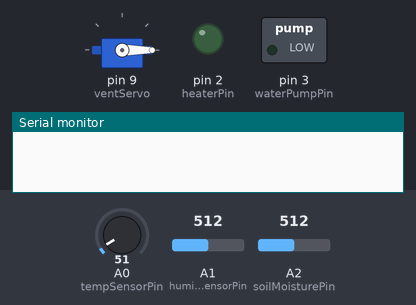
A sketch run on a simulated Arduino Uno, built with avr-gcc and run on an emulated ATmega328P. On the bench: servo, switched loads named in the sketch (green lamp = pin HIGH), output pins drawn as LEDs (lit = HIGH), the last lines printed to the serial monitor. The test bench sets the inputs (shaded band); at power-on: A0 (tempSensorPin) = 51, A2 (soilMoisturePin) = 512, A1 (humiditySensorPin) = 512.

Above: at 1.8 s.
1.9 s: A0 (tempSensorPin) set to 57
3.4 s: A0 (tempSensorPin) set to 65
At 4.7 s:
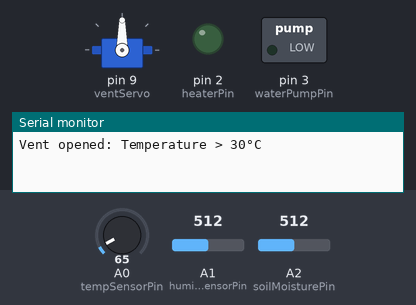
5.5 s: A2 (soilMoisturePin) set to 325
7.2 s: A2 (soilMoisturePin) set to 288
At 9.3 s:
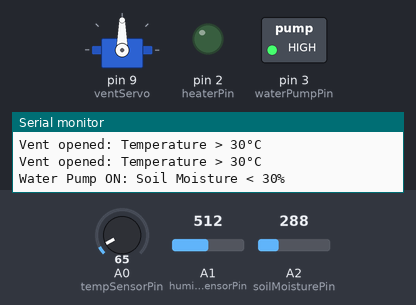
Timing chart, 0 to 10.5 s (numbered marks = the images above; inputs shaded):
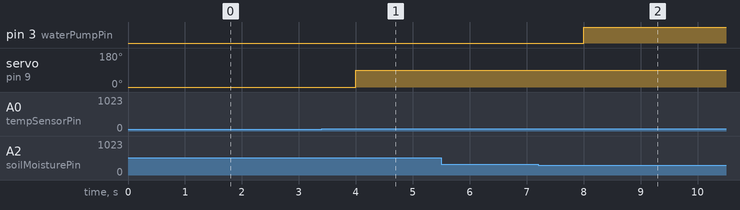

The sketch:

sketch.ino
```cpp
#include <Servo.h>  // مكتبة محرك السيرفو

// تعريف الثوابت للعتبات
const int TEMP_THRESHOLD_HIGH = 30;  // الحد الأعلى لدرجة الحرارة
const int TEMP_THRESHOLD_LOW = 20;   // الحد الأدنى لدرجة الحرارة
const int HUMIDITY_THRESHOLD = 512;  // عتبة الرطوبة (افتراض أن 512 تمثل 50%)
const int SOIL_MOISTURE_THRESHOLD = 307;  // عتبة رطوبة التربة (افتراض أن 307 تمثل 30%)

const int WATER_PUMP_DURATION = 10000;  // مدة تشغيل مضخة المياه بالميلي ثانية

// تعريف المستشعرات والمكونات
Servo ventServo;    // محرك السيرفو لفتح الفتحة
int tempSensorPin = A0; // مستشعر درجة الحرارة (مثال: LM35)
int humiditySensorPin = A1; // مستشعر الرطوبة
int soilMoisturePin = A2; // مستشعر رطوبة التربة
int heaterPin = 2;  // السخان
int waterPumpPin = 3; // مضخة المياه

void setup() {
  Serial.begin(9600); // تهيئة الشاشة التسلسلية
  ventServo.attach(9); // توصيل محرك السيرفو بالمنفذ 9
  pinMode(heaterPin, OUTPUT); // إعداد السخان كخرج
  pinMode(waterPumpPin, OUTPUT); // إعداد المضخة كخرج
  ventServo.write(0); // إغلاق الفتحة في البداية
}

void loop() {
  // قراءة المستشعرات
  int tempValue = analogRead(tempSensorPin); // قراءة درجة الحرارة
  int humidityValue = analogRead(humiditySensorPin); // قراءة الرطوبة
  int soilMoistureValue = analogRead(soilMoisturePin); // قراءة رطوبة التربة

  // تحويل درجة الحرارة (إذا كنت تستخدم LM35)
  float temperature = (tempValue * 5.0 / 1023.0) * 100;

  // 1. التحكم في درجة الحرارة
  if (temperature > TEMP_THRESHOLD_HIGH) {
    ventServo.write(90); // فتح الفتحة
    Serial.println("Vent opened: Temperature > 30°C");
  } else if (temperature < TEMP_THRESHOLD_LOW) {
    digitalWrite(heaterPin, HIGH); // تشغيل السخان
    Serial.println("Heater ON: Temperature < 20°C");
  } else {
    ventServo.write(0); // إغلاق الفتحة
    digitalWrite(heaterPin, LOW); // إيقاف السخان
  }

  // 2. التحكم في الرطوبة
  if (humidityValue < HUMIDITY_THRESHOLD) { // افتراض أن 512 هو 50% (يجب معايرة المستشعر)
    Serial.println("Warning: Humidity < 50%");
  }

  // 3. التحكم في رطوبة التربة
  if (soilMoistureValue < SOIL_MOISTURE_THRESHOLD) { // افتراض أن 307 هو 30% (يجب معايرة المستشعر)
    digitalWrite(waterPumpPin, HIGH); // تشغيل المضخة
    Serial.println("Water Pump ON: Soil Moisture < 30%");
    delay(WATER_PUMP_DURATION); // تشغيل المضخة لمدة 10 ثوانٍ
    digitalWrite(waterPumpPin, LOW); // إيقاف المضخة
  }

  delay(1000); // تأخير قبل الدورة التالية
}
```

Measured:
- the behaviour switches between 61 and 62 on A0 (tempSensorPin) (found by bisection; images 0 and 1)
- the behaviour switches between 307 and 306 on A2 (soilMoisturePin) (found by bisection; images 1 and 2)
- after the input at 1.9 s, every drawn part: stays the same
- after the input at 3.4 s, servo on pin 9 (ventServo): 0° → 90° after 0.60 s
- after the input at 7.2 s, pin 3 (waterPumpPin): LOW → HIGH after 0.81 s
